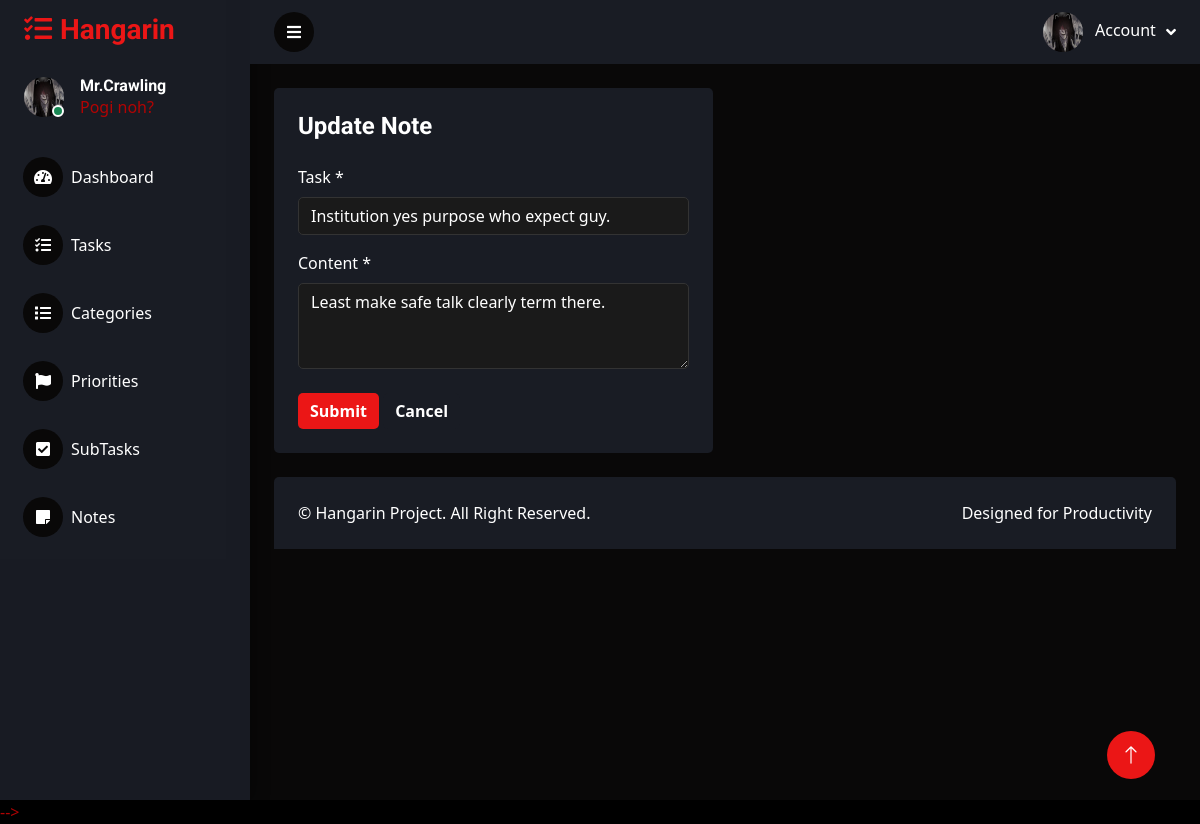
/notes/82/, run on the app's committed database.
### tasks/models.py (models this page shows, shortened)
class BaseModel(models.Model):
    created_at = models.DateTimeField(auto_now_add=True)
    updated_at = models.DateTimeField(auto_now=True)
    class Meta:
        abstract = True

class Note(BaseModel):
    task = models.ForeignKey(Task, on_delete=models.CASCADE, related_name='notes')
    content = models.TextField()
    class Meta:
        ordering = ['-created_at']

### tasks/views.py (the view)
# urls.py: path('notes/<int:pk>/', NoteUpdateView.as_view(), name='note-update'),
class NoteUpdateView(UpdateView):
    model = Note
    form_class = NoteForm
    template_name = 'note_form.html'
    success_url = reverse_lazy('note-list')

### tasks/forms.py
class NoteForm(forms.ModelForm):
    class Meta:
        model = Note
        fields = "__all__"
        widgets = {
            'content': forms.Textarea(attrs={'rows': 3, 'placeholder': 'Enter note content...'}),
        }

### tasks/models.py (called while the page is built)
    def __str__(self):
        return self.title

### templates/note_form.html (shortened to what this page needs)
{% extends 'base.html' %}
{% load static %}
{% block content %}
<div class="container-fluid pt-4 px-4">
    <div class="row g-4">
        <div class="col-sm-12 col-xl-6">
            <div class="bg-secondary rounded h-100 p-4">
                <h4 class="mb-4">{% if object %}Update Note{% else %}Add New Note{% endif %}</h4>
                <form method="post" novalidate>
                    {% include 'includes/form.html' %}
                    <div class="mt-4">
                        <button type="submit" class="btn btn-primary">Submit</button>
                        <a href="{% url 'note-list' %}" class="btn btn-secondary">Cancel</a>
                    </div>
                </form>
            </div>
        </div>
    </div>
</div>
{% endblock %}

### templates/includes/form.html (shortened to what this page needs)
{% load widget_tweaks %}
{% for field in form %}
<div class="mb-3">
    <label for="{{ field.id_for_label }}" class="form-label">
        {{ field.label }}
        {% if field.field.required %}<span class="text-danger">*</span>{% endif %}
    </label>
    {% if field.field.widget.input_type == 'select' %}
        {% render_field field class="form-select bg-dark text-white" %}
    {% elif field.field.widget.input_type == 'checkbox' %}
        <div class="form-check">
            {% render_field field class="form-check-input" %}
        </div>
    {% elif field.field.widget.input_type == 'textarea' %}
        {% render_field field class="form-control bg-dark text-white" rows="3" %}
    {% else %}
        {% render_field field class="form-control bg-dark text-white" %}
    {% endif %}
</div>
{% endfor %}

### static/css/style.css (style rules this page uses)
:root { --primary: #a40303; --secondary: #191C24; --light: #0ed5fdc6; --dark: #090808; --success: #1ae0e0; --info: #3b82f6; --warning: #f59e0b; --danger: #ef4444; }
.btn { transition: .5s; border: none; font-weight: 600; }
.content * { color: #ffffff !important; }
.content h1, .content h2, .content h3, .content h4, .content h5, .content h6, .content p, .content span, .content div, .content li, .content td, .content th, .content label, .content small { color: #ffffff !important; }
body { background-size: cover; color: #b20404 !important; font-family: 'Segoe UI', Tahoma, Geneva, Verdana, sans-serif; }
.form-control, .form-select { color: #ffffff !important; background: #1a1a1a !important; border: 1px solid #333 !important; }
.form-control::placeholder { color: #999999 !important; }

### data on the page
Note: task "Institution yes purpose who expect guy.", content "Least make safe talk clearly term there."

### other printed values
{{ field.label }} "Task" "Content"
